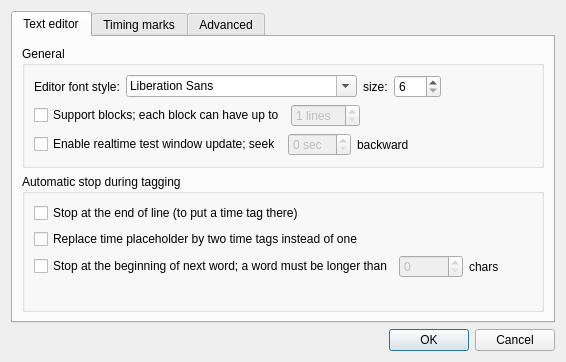
<?xml version="1.0" encoding="UTF-8"?>
<ui version="4.0">
 <class>DialogSettings</class>
 <widget class="QDialog" name="DialogSettings">
  <property name="geometry">
   <rect>
    <x>0</x>
    <y>0</y>
    <width>566</width>
    <height>362</height>
   </rect>
  </property>
  <property name="windowTitle">
   <string>Application settings</string>
  </property>
  <layout class="QVBoxLayout" name="verticalLayout_7">
   <item>
    <widget class="QTabWidget" name="tabWidget">
     <property name="currentIndex">
      <number>0</number>
     </property>
     <widget class="QWidget" name="tab">
      <attribute name="title">
       <string>Text editor</string>
      </attribute>
      <layout class="QVBoxLayout" name="verticalLayout_3">
       <item>
        <widget class="QGroupBox" name="groupBox">
         <property name="title">
          <string>General</string>
         </property>
         <layout class="QVBoxLayout" name="verticalLayout">
          <item>
           <layout class="QHBoxLayout" name="horizontalLayout">
            <item>
             <widget class="QLabel" name="label">
              <property name="text">
               <string>Editor font style:</string>
              </property>
             </widget>
            </item>
            <item>
             <widget class="QFontComboBox" name="fontEditor">
              <property name="whatsThis">
               <string>Font style for the main editor window where the text is being edited.</string>
              </property>
             </widget>
            </item>
            <item>
             <widget class="QLabel" name="label_2">
              <property name="text">
               <string>size:</string>
              </property>
             </widget>
            </item>
            <item>
             <widget class="QSpinBox" name="fontEditorSize">
              <property name="whatsThis">
               <string>Font size for main editor window</string>
              </property>
              <property name="minimum">
               <number>6</number>
              </property>
              <property name="maximum">
               <number>120</number>
              </property>
              <property name="singleStep">
               <number>2</number>
              </property>
             </widget>
            </item>
            <item>
             <spacer name="horizontalSpacer">
              <property name="orientation">
               <enum>Qt::Horizontal</enum>
              </property>
              <property name="sizeHint" stdset="0">
               <size>
                <width>79</width>
                <height>20</height>
               </size>
              </property>
             </spacer>
            </item>
           </layout>
          </item>
          <item>
           <layout class="QHBoxLayout" name="horizontalLayout_2">
            <item>
             <widget class="QCheckBox" name="cbEditorSupportBlocks">
              <property name="whatsThis">
               <string>&lt;!DOCTYPE HTML PUBLIC &quot;-//W3C//DTD HTML 4.0//EN&quot; &quot;http://www.w3.org/TR/REC-html40/strict.dtd&quot;&gt;
&lt;html&gt;&lt;head&gt;&lt;meta name=&quot;qrichtext&quot; content=&quot;1&quot; /&gt;&lt;style type=&quot;text/css&quot;&gt;
p, li { white-space: pre-wrap; }
&lt;/style&gt;&lt;/head&gt;&lt;body style=&quot; font-family:'Liberation Sans'; font-size:12pt; font-weight:400; font-style:normal;&quot;&gt;
&lt;p style=&quot; margin-top:0px; margin-bottom:0px; margin-left:0px; margin-right:0px; -qt-block-indent:0; text-indent:0px;&quot;&gt;&lt;span style=&quot; font-weight:600;&quot;&gt;LRC format only.&lt;/span&gt;&lt;/p&gt;
&lt;p style=&quot; margin-top:0px; margin-bottom:0px; margin-left:0px; margin-right:0px; -qt-block-indent:0; text-indent:0px;&quot;&gt;No karaoke player can show the whole lyrics on screen at the same time. Most players can only show 4-8 lines of text on screen. If the lyrics are continuous, the player decides itself where to split the text - usually applying simple logics, which may not necessary provide good results. However if the player supports blocks (XBMC does), you can add an empty line between verses, and the player will use those markers to separate verses when showing text on screen.&lt;/p&gt;
&lt;p style=&quot;-qt-paragraph-type:empty; margin-top:0px; margin-bottom:0px; margin-left:0px; margin-right:0px; -qt-block-indent:0; text-indent:0px;&quot;&gt;&lt;/p&gt;
&lt;p style=&quot; margin-top:0px; margin-bottom:0px; margin-left:0px; margin-right:0px; -qt-block-indent:0; text-indent:0px;&quot;&gt;If enabled, the validator will allows block separators (single empty lines), and will check that the block size does not exceed a specific number of lines.&lt;/p&gt;&lt;/body&gt;&lt;/html&gt;</string>
              </property>
              <property name="text">
               <string>Support blocks; each block can have up to</string>
              </property>
             </widget>
            </item>
            <item>
             <widget class="QSpinBox" name="leEditorBlockLines">
              <property name="enabled">
               <bool>false</bool>
              </property>
              <property name="whatsThis">
               <string>If blocks are enabled, this parameter specifies the maximum number of lines allowed in block. Most players cannot show more than 8 lines, so before using a larger parameter, please make sure your player supports it.</string>
              </property>
              <property name="suffix">
               <string> lines</string>
              </property>
              <property name="minimum">
               <number>1</number>
              </property>
              <property name="value">
               <number>1</number>
              </property>
             </widget>
            </item>
            <item>
             <spacer name="horizontalSpacer_2">
              <property name="orientation">
               <enum>Qt::Horizontal</enum>
              </property>
              <property name="sizeHint" stdset="0">
               <size>
                <width>79</width>
                <height>20</height>
               </size>
              </property>
             </spacer>
            </item>
           </layout>
          </item>
          <item>
           <layout class="QHBoxLayout" name="horizontalLayout_10">
            <item>
             <widget class="QCheckBox" name="boxEditorRealtimeTesting">
              <property name="toolTip">
               <string>&lt;html&gt;&lt;head/&gt;&lt;body&gt;&lt;p&gt;By default when you test the lyrics using &amp;quot;Test Lyrics&amp;quot; button, any change you made in the editor is ignored until you press the &amp;quot;Test Lyrics&amp;quot; button again. &lt;/p&gt;&lt;p&gt;&lt;br/&gt;&lt;/p&gt;&lt;p&gt;However if this option is checked, any change in the Editor, which happens while the Test Lyrics Window is shown and the song is playing, will automatically update and refresh the window. The player will also seek the specified number of seconds backward from the changed timing mark (unless set to 0 seconds), effectively letting you to see right away the result of your editing.&lt;/p&gt;&lt;/body&gt;&lt;/html&gt;</string>
              </property>
              <property name="text">
               <string>Enable realtime test window update; seek</string>
              </property>
             </widget>
            </item>
            <item>
             <widget class="QSpinBox" name="leEditorSecondsBackward">
              <property name="enabled">
               <bool>false</bool>
              </property>
              <property name="whatsThis">
               <string>If blocks are enabled, this parameter specifies the maximum number of lines allowed in block. Most players cannot show more than 8 lines, so before using a larger parameter, please make sure your player supports it.</string>
              </property>
              <property name="suffix">
               <string> sec</string>
              </property>
              <property name="minimum">
               <number>0</number>
              </property>
              <property name="maximum">
               <number>20</number>
              </property>
             </widget>
            </item>
            <item>
             <widget class="QLabel" name="label_3">
              <property name="text">
               <string>backward</string>
              </property>
             </widget>
            </item>
            <item>
             <spacer name="horizontalSpacer_5">
              <property name="orientation">
               <enum>Qt::Horizontal</enum>
              </property>
              <property name="sizeHint" stdset="0">
               <size>
                <width>40</width>
                <height>20</height>
               </size>
              </property>
             </spacer>
            </item>
           </layout>
          </item>
         </layout>
        </widget>
       </item>
       <item>
        <widget class="QGroupBox" name="groupBox_2">
         <property name="title">
          <string>Automatic stop during tagging </string>
         </property>
         <layout class="QVBoxLayout" name="verticalLayout_2">
          <item>
           <widget class="QCheckBox" name="cbEditorStopAtEnd">
            <property name="whatsThis">
             <string>&lt;!DOCTYPE HTML PUBLIC &quot;-//W3C//DTD HTML 4.0//EN&quot; &quot;http://www.w3.org/TR/REC-html40/strict.dtd&quot;&gt;
&lt;html&gt;&lt;head&gt;&lt;meta name=&quot;qrichtext&quot; content=&quot;1&quot; /&gt;&lt;style type=&quot;text/css&quot;&gt;
p, li { white-space: pre-wrap; }
&lt;/style&gt;&lt;/head&gt;&lt;body style=&quot; font-family:'Liberation Sans'; font-size:12pt; font-weight:400; font-style:normal;&quot;&gt;
&lt;p style=&quot; margin-top:0px; margin-bottom:0px; margin-left:0px; margin-right:0px; -qt-block-indent:0; text-indent:0px;&quot;&gt;&lt;span style=&quot; font-weight:600;&quot;&gt;LRC version 2 or UltraStar only. &lt;/span&gt;&lt;/p&gt;
&lt;p style=&quot;-qt-paragraph-type:empty; margin-top:0px; margin-bottom:0px; margin-left:0px; margin-right:0px; -qt-block-indent:0; text-indent:0px;&quot;&gt;&lt;/p&gt;
&lt;p style=&quot; margin-top:0px; margin-bottom:0px; margin-left:0px; margin-right:0px; -qt-block-indent:0; text-indent:0px;&quot;&gt;When tagging the song (using Insert Tag, which inserts current time tag at the cursor position), the cursor moves forward, typically to the beginning of next line. If this checkbox is set, the cursor will move to the end of current line, allowing you to put a time tag there (and after that it will move to the beginning of next line). This is important, because having a time tag at the end of line allows the player to calculate how much time the current line takes, and therefore provides more accurate character highlighting.&lt;/p&gt;&lt;/body&gt;&lt;/html&gt;</string>
            </property>
            <property name="text">
             <string>Stop at the end of line (to put a time tag there)</string>
            </property>
           </widget>
          </item>
          <item>
           <widget class="QCheckBox" name="cbEditorDoubleTags">
            <property name="whatsThis">
             <string>&lt;!DOCTYPE HTML PUBLIC &quot;-//W3C//DTD HTML 4.0//EN&quot; &quot;http://www.w3.org/TR/REC-html40/strict.dtd&quot;&gt;
&lt;html&gt;&lt;head&gt;&lt;meta name=&quot;qrichtext&quot; content=&quot;1&quot; /&gt;&lt;style type=&quot;text/css&quot;&gt;
p, li { white-space: pre-wrap; }
&lt;/style&gt;&lt;/head&gt;&lt;body style=&quot; font-family:'Liberation Sans'; font-size:12pt; font-weight:400; font-style:normal;&quot;&gt;
&lt;p style=&quot; margin-top:0px; margin-bottom:0px; margin-left:0px; margin-right:0px; -qt-block-indent:0; text-indent:0px;&quot;&gt;&lt;span style=&quot; font-weight:600;&quot;&gt;LRC2 and UltraStar formats&lt;/span&gt;.&lt;/p&gt;
&lt;p style=&quot;-qt-paragraph-type:empty; margin-top:0px; margin-bottom:0px; margin-left:0px; margin-right:0px; -qt-block-indent:0; text-indent:0px;&quot;&gt;&lt;/p&gt;
&lt;p style=&quot; margin-top:0px; margin-bottom:0px; margin-left:0px; margin-right:0px; -qt-block-indent:0; text-indent:0px;&quot;&gt;Normally when inserting time tags, a placeholder is replaced by a single timing mark, and cursor moves forward. If this checkbox is set, the cursor will move one character ahead, skipping the new time mark, and will allow you to put two time tags in the place of placeholder. This is useful when there is a hearable pause between words on the line, and you want to put two timing tags, when the first would represent &quot;first word end&quot; and the second would represent &quot;second word start&quot;. For example, in Hotel California refrain:&lt;/p&gt;
&lt;p style=&quot;-qt-paragraph-type:empty; margin-top:0px; margin-bottom:0px; margin-left:0px; margin-right:0px; -qt-block-indent:0; text-indent:0px;&quot;&gt;&lt;/p&gt;
&lt;p style=&quot; margin-top:0px; margin-bottom:0px; margin-left:0px; margin-right:0px; -qt-block-indent:0; text-indent:0px;&quot;&gt;&lt;span style=&quot; font-style:italic;&quot;&gt;Welcome to the Hotel California&lt;/span&gt;&lt;/p&gt;
&lt;p style=&quot;-qt-paragraph-type:empty; margin-top:0px; margin-bottom:0px; margin-left:0px; margin-right:0px; -qt-block-indent:0; text-indent:0px;&quot;&gt;&lt;/p&gt;
&lt;p style=&quot; margin-top:0px; margin-bottom:0px; margin-left:0px; margin-right:0px; -qt-block-indent:0; text-indent:0px;&quot;&gt;A word &quot;Welcome&quot; is being sung approximately the same time as the words &quot;to the Hotel&quot;. If you only put two time tags at the line beginning and ending, the player will assume all the words have equal length, and will speed up &quot;welcome&quot; and slow down &quot;to the hotel&quot;. Instead you would put a placeholder between &quot;welcome&quot; and &quot;to the hotel&quot;, press &quot;Insert Tag&quot; at the end of &quot;welcome&quot;, and press it again at start &quot;to the hotel&quot;, therefore providing better timings to the player.&lt;/p&gt;&lt;/body&gt;&lt;/html&gt;</string>
            </property>
            <property name="text">
             <string>Replace time placeholder by two time tags instead of one</string>
            </property>
           </widget>
          </item>
          <item>
           <layout class="QHBoxLayout" name="horizontalLayout_3">
            <item>
             <widget class="QCheckBox" name="cbEditorStopAtWords">
              <property name="whatsThis">
               <string>&lt;!DOCTYPE HTML PUBLIC &quot;-//W3C//DTD HTML 4.0//EN&quot; &quot;http://www.w3.org/TR/REC-html40/strict.dtd&quot;&gt;
&lt;html&gt;&lt;head&gt;&lt;meta name=&quot;qrichtext&quot; content=&quot;1&quot; /&gt;&lt;style type=&quot;text/css&quot;&gt;
p, li { white-space: pre-wrap; }
&lt;/style&gt;&lt;/head&gt;&lt;body style=&quot; font-family:'Liberation Sans'; font-size:12pt; font-weight:400; font-style:normal;&quot;&gt;
&lt;p style=&quot; margin-top:0px; margin-bottom:0px; margin-left:0px; margin-right:0px; -qt-block-indent:0; text-indent:0px;&quot;&gt;&lt;span style=&quot; font-weight:600;&quot;&gt;LRC version 2 or UltraStar only. &lt;/span&gt;&lt;/p&gt;
&lt;p style=&quot;-qt-paragraph-type:empty; margin-top:0px; margin-bottom:0px; margin-left:0px; margin-right:0px; -qt-block-indent:0; text-indent:0px;&quot;&gt;&lt;/p&gt;
&lt;p style=&quot; margin-top:0px; margin-bottom:0px; margin-left:0px; margin-right:0px; -qt-block-indent:0; text-indent:0px;&quot;&gt;When tagging the song (using Insert Tag, which inserts current time tag at the cursor position), the cursor moves forward, typically to the beginning of next line or next placeholder. If this checkbox is set, the cursor will move to the beginning of next word. To skip prepositions and articles, it also skips the words which have less than specified number of characters.&lt;/p&gt;&lt;/body&gt;&lt;/html&gt;</string>
              </property>
              <property name="text">
               <string>Stop at the beginning of next word; a word must be longer than</string>
              </property>
             </widget>
            </item>
            <item>
             <widget class="QSpinBox" name="leEditorWordCount">
              <property name="enabled">
               <bool>false</bool>
              </property>
             </widget>
            </item>
            <item>
             <widget class="QLabel" name="label_4">
              <property name="text">
               <string>chars</string>
              </property>
             </widget>
            </item>
           </layout>
          </item>
          <item>
           <spacer name="verticalSpacer_4">
            <property name="orientation">
             <enum>Qt::Vertical</enum>
            </property>
            <property name="sizeHint" stdset="0">
             <size>
              <width>20</width>
              <height>40</height>
             </size>
            </property>
           </spacer>
          </item>
         </layout>
        </widget>
       </item>
      </layout>
     </widget>
     <widget class="QWidget" name="tab_2">
      <attribute name="title">
       <string>Timing marks</string>
      </attribute>
      <layout class="QVBoxLayout" name="verticalLayout_4">
       <item>
        <widget class="QGroupBox" name="groupBox_3">
         <property name="title">
          <string>Font</string>
         </property>
         <layout class="QHBoxLayout" name="horizontalLayout_4">
          <item>
           <widget class="QLabel" name="label_5">
            <property name="text">
             <string>Time mark font style:</string>
            </property>
           </widget>
          </item>
          <item>
           <widget class="QFontComboBox" name="fontTimeMark">
            <property name="whatsThis">
             <string>Font style for time placeholder. Since the font is usually smaller than editor font, do not chose serif fonts here.</string>
            </property>
           </widget>
          </item>
          <item>
           <widget class="QLabel" name="label_6">
            <property name="text">
             <string>size:</string>
            </property>
           </widget>
          </item>
          <item>
           <widget class="QSpinBox" name="fontTimeMarkSize">
            <property name="whatsThis">
             <string>Placeholder font size. Should be at least 2px smaller than editor text font size.</string>
            </property>
            <property name="minimum">
             <number>4</number>
            </property>
            <property name="maximum">
             <number>120</number>
            </property>
           </widget>
          </item>
          <item>
           <spacer name="horizontalSpacer_3">
            <property name="orientation">
             <enum>Qt::Horizontal</enum>
            </property>
            <property name="sizeHint" stdset="0">
             <size>
              <width>79</width>
              <height>20</height>
             </size>
            </property>
           </spacer>
          </item>
         </layout>
        </widget>
       </item>
       <item>
        <layout class="QHBoxLayout" name="horizontalLayout_5">
         <item>
          <widget class="QGroupBox" name="groupBox_4">
           <property name="title">
            <string>Placeholder colors</string>
           </property>
           <layout class="QGridLayout" name="gridLayout">
            <item row="0" column="0">
             <widget class="QLabel" name="label_7">
              <property name="text">
               <string>Background:</string>
              </property>
             </widget>
            </item>
            <item row="0" column="1">
             <widget class="ColorButton" name="btnTimingColorPhBg">
              <property name="whatsThis">
               <string>Placeholder background color.</string>
              </property>
              <property name="text">
               <string>PushButton</string>
              </property>
             </widget>
            </item>
            <item row="1" column="0">
             <widget class="QLabel" name="label_17">
              <property name="text">
               <string>Text:</string>
              </property>
             </widget>
            </item>
            <item row="1" column="1">
             <widget class="ColorButton" name="btnTimingColorPhText">
              <property name="whatsThis">
               <string>Placeholder text color.</string>
              </property>
              <property name="text">
               <string>PushButton</string>
              </property>
             </widget>
            </item>
           </layout>
          </widget>
         </item>
         <item>
          <widget class="QGroupBox" name="groupBox_8">
           <property name="title">
            <string>Timing mark colors</string>
           </property>
           <layout class="QGridLayout" name="gridLayout_2">
            <item row="0" column="0">
             <widget class="QLabel" name="label_8">
              <property name="text">
               <string>Background:</string>
              </property>
             </widget>
            </item>
            <item row="0" column="1">
             <widget class="ColorButton" name="btnTimingColorTiBg">
              <property name="whatsThis">
               <string>Timing mark background color.</string>
              </property>
              <property name="text">
               <string>PushButton</string>
              </property>
             </widget>
            </item>
            <item row="1" column="0">
             <widget class="QLabel" name="label_9">
              <property name="text">
               <string>Text:</string>
              </property>
             </widget>
            </item>
            <item row="1" column="1">
             <widget class="ColorButton" name="btnTimingColorTiText">
              <property name="whatsThis">
               <string>Timing mark foreground color.</string>
              </property>
              <property name="text">
               <string>PushButton</string>
              </property>
             </widget>
            </item>
           </layout>
          </widget>
         </item>
        </layout>
       </item>
       <item>
        <widget class="QGroupBox" name="groupBox_9">
         <property name="title">
          <string>Ultrastar-specific</string>
         </property>
         <layout class="QHBoxLayout" name="horizontalLayout_9">
          <item>
           <widget class="QLabel" name="label_18">
            <property name="whatsThis">
             <string>Background color for a timing mark which contains both time and pitch. Making it different from timing mark background color above would make it easier to detect timing marks which do not have pitch seet yet.</string>
            </property>
            <property name="text">
             <string>Background color:</string>
            </property>
           </widget>
          </item>
          <item>
           <widget class="ColorButton" name="btnTimingColorTiPitch">
            <property name="sizePolicy">
             <sizepolicy hsizetype="Minimum" vsizetype="Fixed">
              <horstretch>1</horstretch>
              <verstretch>0</verstretch>
             </sizepolicy>
            </property>
            <property name="whatsThis">
             <string>Background color for a timing mark which contains both time and pitch. Making it different from timing mark background color above would make it easier to detect timing marks which do not have pitch seet yet.</string>
            </property>
            <property name="text">
             <string>PushButton</string>
            </property>
           </widget>
          </item>
          <item>
           <spacer name="horizontalSpacer_4">
            <property name="orientation">
             <enum>Qt::Horizontal</enum>
            </property>
            <property name="sizeHint" stdset="0">
             <size>
              <width>26</width>
              <height>20</height>
             </size>
            </property>
           </spacer>
          </item>
          <item>
           <widget class="QCheckBox" name="cbShowPitchTimingMark">
            <property name="whatsThis">
             <string>If checked, the timing mark will also show the pitch. It takes more screen space, but also provides more information. The pitch will only be shown for lyric formats which suport it (only UltraStar so far).</string>
            </property>
            <property name="text">
             <string>Show pitch in timing mark if available</string>
            </property>
           </widget>
          </item>
         </layout>
        </widget>
       </item>
       <item>
        <spacer name="verticalSpacer">
         <property name="orientation">
          <enum>Qt::Vertical</enum>
         </property>
         <property name="sizeHint" stdset="0">
          <size>
           <width>20</width>
           <height>90</height>
          </size>
         </property>
        </spacer>
       </item>
      </layout>
     </widget>
     <widget class="QWidget" name="tab_4">
      <attribute name="title">
       <string>Advanced</string>
      </attribute>
      <layout class="QVBoxLayout" name="verticalLayout_6">
       <item>
        <widget class="QGroupBox" name="groupBox_7">
         <property name="title">
          <string>Phonon</string>
         </property>
         <layout class="QHBoxLayout" name="horizontalLayout_8">
          <item>
           <widget class="QLabel" name="label_15">
            <property name="text">
             <string>Audio delay introduced by Phonon:</string>
            </property>
           </widget>
          </item>
          <item>
           <widget class="QLineEdit" name="leTickDelay">
            <property name="whatsThis">
             <string>There is a delay between the Phonon (internal player) architecture plays the song, and before the tick() signal (which is used to synchronize lyrics) is played. This delay does not affect preview, since the delay is the same. However actual lyrics when tested with a karaoke player, might appear &quot;shifted&quot; (usually a little behind). This value(in milliseconds) represents the delay. It will be added to the exported lyrics automatically, and therefore the time might not match for UltraStar format. For LRC formats it is added via &quot;offset&quot; field.</string>
            </property>
           </widget>
          </item>
          <item>
           <widget class="QLabel" name="label_16">
            <property name="text">
             <string>ms</string>
            </property>
           </widget>
          </item>
          <item>
           <spacer name="horizontalSpacer_9">
            <property name="orientation">
             <enum>Qt::Horizontal</enum>
            </property>
            <property name="sizeHint" stdset="0">
             <size>
              <width>40</width>
              <height>20</height>
             </size>
            </property>
           </spacer>
          </item>
         </layout>
        </widget>
       </item>
       <item>
        <widget class="QGroupBox" name="groupBox_10">
         <property name="title">
          <string>Check for updates</string>
         </property>
         <layout class="QVBoxLayout" name="verticalLayout_8">
          <item>
           <widget class="QCheckBox" name="cbCheckForUpdates">
            <property name="whatsThis">
             <string>If this option is enabled, the application will check for updates (when new version of application is released). If a new version is available, the program will show a messagebox dialog informing you about new version. This check will only performed once in 24 hours. No user information is requested or transmitted from your computer during this check.</string>
            </property>
            <property name="text">
             <string>Check once a day, and warn me when a new version is available</string>
            </property>
           </widget>
          </item>
          <item>
           <widget class="QLabel" name="lblLastUpdate">
            <property name="text">
             <string>Last checked: Never</string>
            </property>
            <property name="alignment">
             <set>Qt::AlignCenter</set>
            </property>
           </widget>
          </item>
         </layout>
        </widget>
       </item>
       <item>
        <spacer name="verticalSpacer_3">
         <property name="orientation">
          <enum>Qt::Vertical</enum>
         </property>
         <property name="sizeHint" stdset="0">
          <size>
           <width>20</width>
           <height>287</height>
          </size>
         </property>
        </spacer>
       </item>
      </layout>
     </widget>
    </widget>
   </item>
   <item>
    <widget class="QDialogButtonBox" name="buttonBox">
     <property name="orientation">
      <enum>Qt::Horizontal</enum>
     </property>
     <property name="standardButtons">
      <set>QDialogButtonBox::Cancel|QDialogButtonBox::Ok</set>
     </property>
    </widget>
   </item>
  </layout>
 </widget>
 <customwidgets>
  <customwidget>
   <class>ColorButton</class>
   <extends>QPushButton</extends>
   <header>colorbutton.h</header>
  </customwidget>
 </customwidgets>
 <resources/>
 <connections>
  <connection>
   <sender>buttonBox</sender>
   <signal>accepted()</signal>
   <receiver>DialogSettings</receiver>
   <slot>accept()</slot>
   <hints>
    <hint type="sourcelabel">
     <x>261</x>
     <y>352</y>
    </hint>
    <hint type="destinationlabel">
     <x>157</x>
     <y>274</y>
    </hint>
   </hints>
  </connection>
  <connection>
   <sender>buttonBox</sender>
   <signal>rejected()</signal>
   <receiver>DialogSettings</receiver>
   <slot>reject()</slot>
   <hints>
    <hint type="sourcelabel">
     <x>329</x>
     <y>352</y>
    </hint>
    <hint type="destinationlabel">
     <x>286</x>
     <y>274</y>
    </hint>
   </hints>
  </connection>
  <connection>
   <sender>cbEditorStopAtWords</sender>
   <signal>toggled(bool)</signal>
   <receiver>leEditorWordCount</receiver>
   <slot>setEnabled(bool)</slot>
   <hints>
    <hint type="sourcelabel">
     <x>86</x>
     <y>289</y>
    </hint>
    <hint type="destinationlabel">
     <x>476</x>
     <y>291</y>
    </hint>
   </hints>
  </connection>
  <connection>
   <sender>cbEditorSupportBlocks</sender>
   <signal>toggled(bool)</signal>
   <receiver>leEditorBlockLines</receiver>
   <slot>setEnabled(bool)</slot>
   <hints>
    <hint type="sourcelabel">
     <x>114</x>
     <y>118</y>
    </hint>
    <hint type="destinationlabel">
     <x>386</x>
     <y>131</y>
    </hint>
   </hints>
  </connection>
  <connection>
   <sender>boxEditorRealtimeTesting</sender>
   <signal>toggled(bool)</signal>
   <receiver>leEditorSecondsBackward</receiver>
   <slot>setEnabled(bool)</slot>
   <hints>
    <hint type="sourcelabel">
     <x>137</x>
     <y>156</y>
    </hint>
    <hint type="destinationlabel">
     <x>339</x>
     <y>150</y>
    </hint>
   </hints>
  </connection>
 </connections>
</ui>
